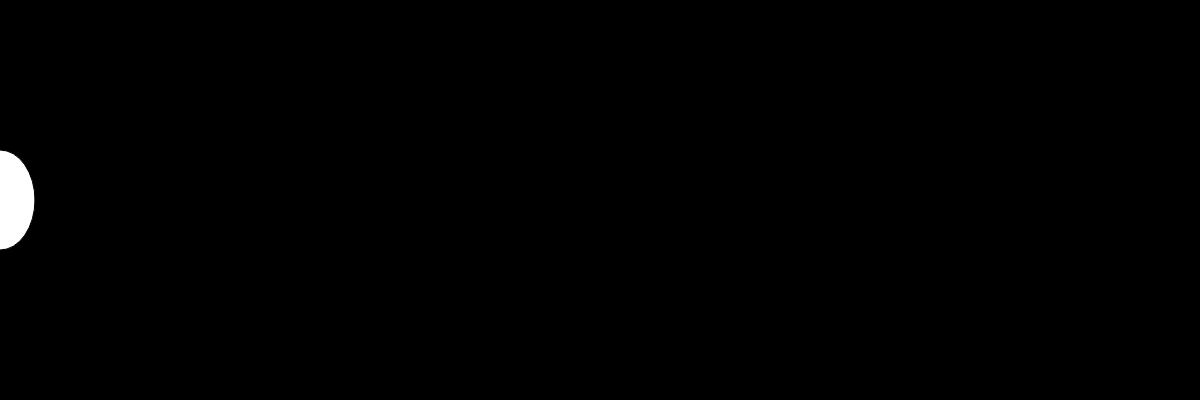
Frame 1 (no input)
Frame 60 (no input): identical to frame 1, image omitted
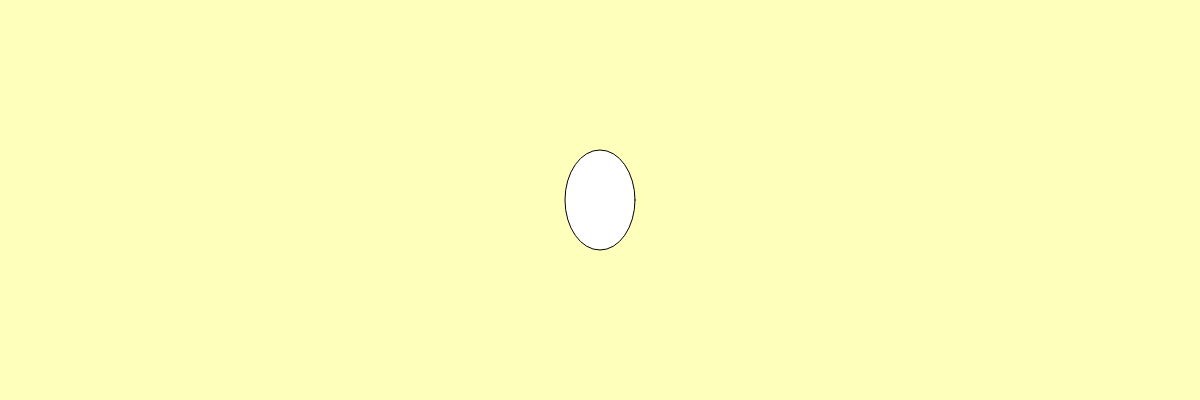
Frame 120 (the mouse pressed at the canvas centre since frame 60)

The p5.js sketch that drew these frames (run headless with seeded random() and noise() and a simulated clock; from frame 60 on, the mouse is pressed at the canvas centre):

// p5.js sketch
// ── sketch.js

var r = 0;
var g = 50;
var b=255;

// INITIALIZE ALL YOUR VARIABLES
// Ideally you would create 3 variables. red blue green or r, g, b


function setup(){

  createCanvas(1200,400);
}


function draw(){
  r = map(mouseX,0,1100,0,855);
  g = map(mouseX,0,1300,0,700);
  b = map(mouseX,0,1600,0,500);

  background(r,g,b);

  console.log(r);

  ellipse(mouseX,200,70,100);
  

}
